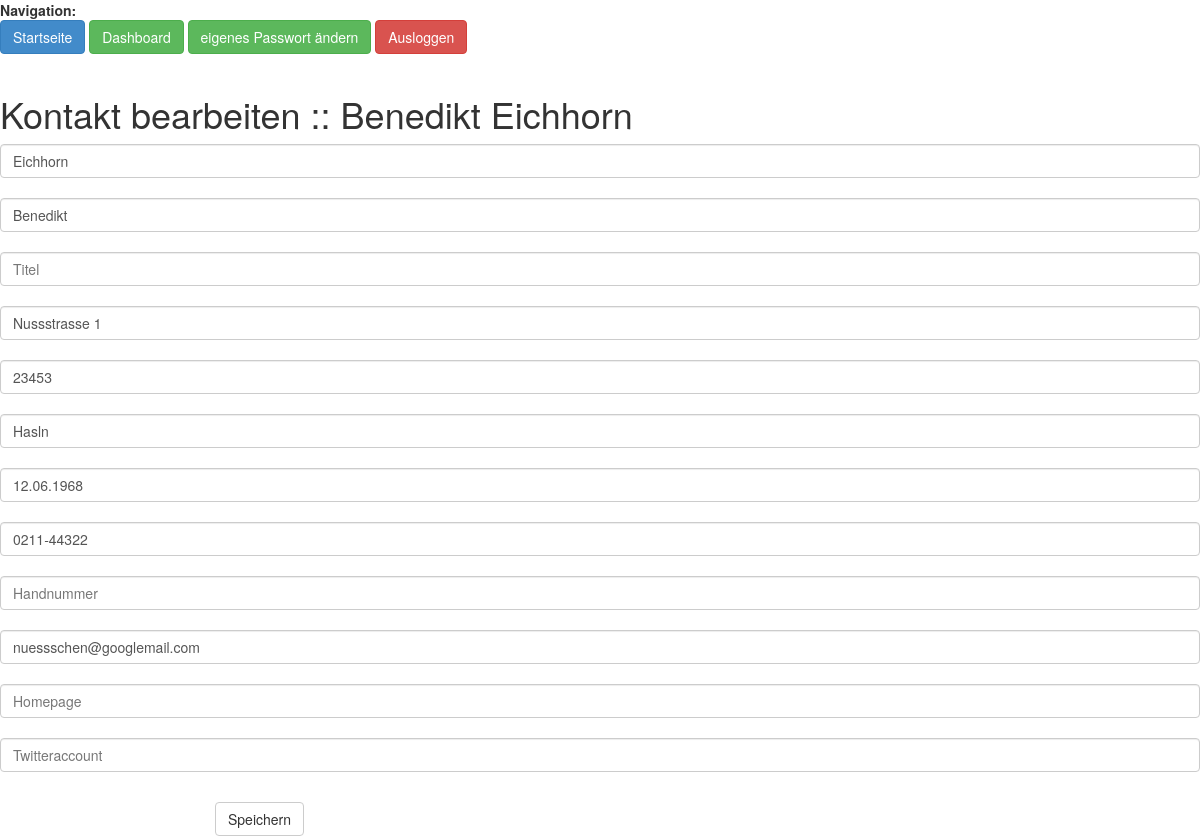
The page /contact/edit/9 (signed in) on the database its author committed.
### models.py (models this page shows, shortened)
class Contact(Base):
    __tablename__ = 'contacts'
    id = Column(Integer, primary_key=True)
    lastname = Column(Text, nullable=False)
    firstname = Column(Text, nullable=False)
    title = Column(Text, nullable=True)
    street = Column(Text, nullable=True)
    zip = Column(Text, nullable=True)
    city = Column(Text, nullable=True)
    birthdate = Column(Text, nullable=True)
    landline = Column(Text, nullable=True)
    mobile_phone = Column(Text, nullable=True)
    email = Column(Text, nullable=True)
    homepage = Column(Text, nullable=True)
    twitter = Column(Text, nullable=True)
    user_id = Column(Integer, ForeignKey('users.id'))
    user = relationship('User', backref = backref('contacts', lazy = 'dynamic'))

### adressbuch_app.py (the view)
@app.route('/contact/edit/<contact_id>', methods=["GET", "POST"])
@login_required
def contact_edit(contact_id):
    contact = Contact.query.filter_by(user_id=current_user.id, id=contact_id).first()
    if not contact:
        flash('Kontakt existiert nicht!')
        return redirect(url_for('contacts'))
    form = NewContactForm(obj=contact)
    if form.validate_on_submit():
        form.populate_obj(contact)
        db_session.add(contact)
        db_session.commit()
        flash('Kontakt erfolgreich aktualisiert!')
        return redirect(url_for('contacts'))
    return render_template('contact_edit.jinja', form=form, contact=contact)

### forms.py
class NewContactForm(Form):
    lastname = TextField('Nachname', validators=[DataRequired()])
    firstname = TextField('Vorname')
    title = TextField('Titel')
    street = TextField('Strasse')
    zip = TextField('PLZ')
    city = TextField('Stadt')
    birthdate = TextField('Geburtsdatum')
    landline = TextField('Telefon (Festnetz)')
    mobile_phone = TextField('Telefon (mobil)')
    email = TextField('E-Mail')
    homepage = TextField('Homepage')
    handy = TextField('Handynummer')
    twitter = TextField('Twitter', validators=[Length(max=15)])

### adressbuch_app.py (called while the page is built)
@login_manager.user_loader
def load_user(user_id):
    return User.query.get(int(user_id))

@app.teardown_appcontext
def shutdown_session(exception=None):
    db_session.remove()

### templates/contact_edit.jinja (shortened to what this page needs)
{% extends 'base2.jinja' %}
{% block content %}
<h1>Kontakt bearbeiten :: {{ contact.firstname }} {{ contact.lastname }}</h1>
<p>
<form method="POST" action="{{ url_for('contact_edit', contact_id=contact.id, next=request.args.get('next')) }}">
    {{ form.lastname (type="text", class_="form-control",  placeholder="Nachname")}}
    <br />
    {{ form.firstname (type="text", class_="form-control", placeholder="Vorname")}}
    <br />
    {{ form.title (type="text", class_="form-control", placeholder="Titel")}}
    <br />
    {{ form.street (type="text", class_="form-control", placeholder="Strasse")}}
    <br />
    {{ form.zip (type="text", class_="form-control", placeholder="Postleitzahl")}}
    <br />
    {{ form.city (type="text", class_="form-control", placeholder="Stadt")}}
    <br />
    {{ form.birthdate (type="text", class_="form-control", placeholder="Geburtstag")}}
    <br />
    {{ form.landline (type="text", class_="form-control", placeholder="Festnetzanschluss")}}
    <br />
    {{ form.mobile_phone (type="text", class_="form-control", placeholder="Handnummer")}}
    <br />
    {{ form.email (type="text", class_="form-control", placeholder="Email")}}
    <br />
    {{ form.homepage (type="text", class_="form-control", placeholder="Homepage")}}
    <br />
    {{ form.twitter (type="text", class_="form-control", placeholder="Twitteraccount")}}
    <br />
        <div class="form-group">
        <div class="col-sm-offset-2 col-sm-10">
            <button type="submit" class="btn btn-default">Speichern</button>
    </div>
</form>
</p>
{% endblock %}

### rows shown on the page
Contact: firstname "Benedikt", lastname "Eichhorn", street "Nussstrasse 1", zip "23453", city "Hasln", birthdate "12.06.1968", landline "0211-44322", email "nuessschen@googlemail.com"
